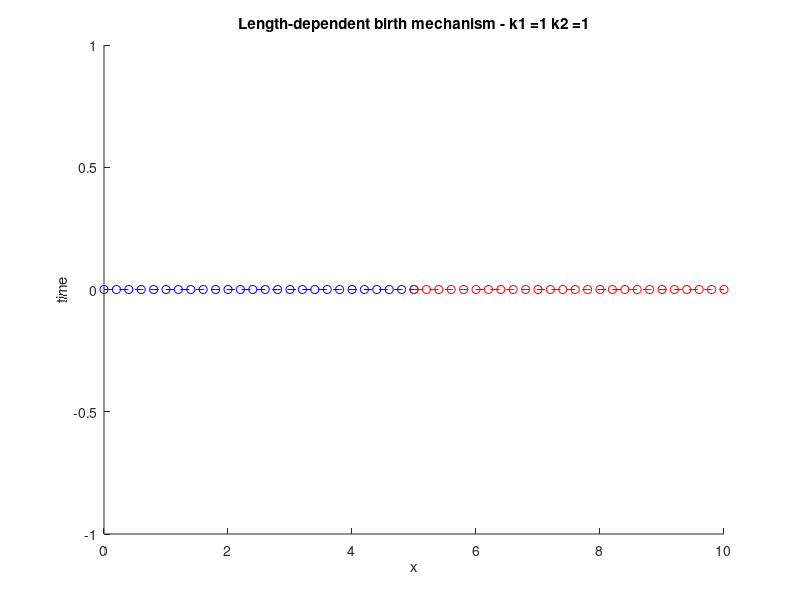

Source code (MATLAB): (Note: this script raises an error after producing the figure.)
'Start'
x0 = 0; L = 10; N = 50; %N is number of cells.  
border = round(N/2)+1; %Border is an index.
xvec = linspace(x0,L,N+1); %Cells spaced evenly.
kvec = zeros(1,N);
avec = zeros(1,N);
k1 = 1; k2 = 1;
a0 = L/N;
kvec(1:border-1) = k1;
kvec(border:N) = k2;
avec(:) = a0;
dead = zeros(1,N); %Vector to identify wether a cell is dead or not (1,0).

multiple_cell = 1;

b = 0.7;
d = 0.002;

eta = 1; 
n=100; % Number of sims. 
dt = 1e-2; % Time step.
length_tol = a0/10; % Length at which cells are removed.
lt = 1.2;
birth_length_tol = lt*a0;

figure(1)
clf;
t = 0;
k_death = 5; % Factor increase of spring constant for dead cell.

hold on
Ys = zeros(length(xvec(1:border)),1);
plot(xvec(1:border),Ys,'b--o')
title(strcat("Length-dependent birth mechanism - k1 = ",num2str(k1)," k2 = ",num2str(k2)))
xlabel("x")
ylabel("time")
xlim([x0 L])
%Replot second population of cells
Yd = zeros(length(xvec(border:N+1)),1);
plot(xvec(border:N+1),Yd,'r--o')
xlim([x0 L])
drawnow

%%
for j=1:n
    t = t+dt;
    x_old = xvec;
    xvec_new = hookfun2(x_old,kvec,avec,dt,eta);
    xvec_new = border_test(xvec_new);
    [xvec_new,kvec,avec,dead,N,border] = length_test(xvec_new,kvec,avec,dead,length_tol,border);
    xvec=xvec_new;

    [xvec,kvec,avec,dead,N,border] = stochastic_birth(xvec,birth_length_tol,b,kvec,avec,dead,multiple_cell,border,t);
    [kvec,avec,dead] = stochastic_death(N,d,kvec,avec,dead,k_death);
    
    hold on
    Ys = zeros(length(xvec(1:border)),1)+j*dt;
    plot(xvec(1:border),Ys,'b--o')
    title(strcat("Length-dependent birth mechanism - k1 = ",num2str(1)," k2 = ",num2str(1)))
    xlabel("x")
    ylabel("time")
    xlim([x0 L])
    %Replot second population of cells
    Yd = zeros(length(xvec(border:N+1)),1)+j*dt;
    plot(xvec(border:N+1),Yd,'r--o')
    xlim([x0 L])
    drawnow
end




























